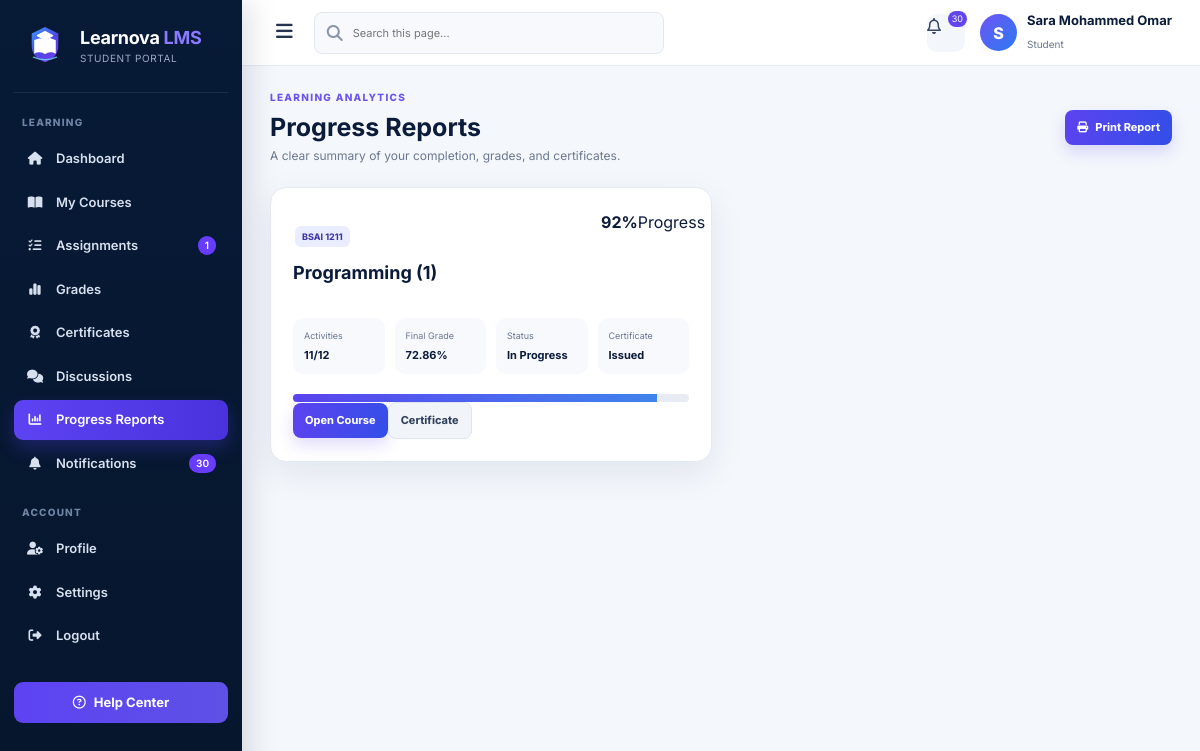
The page /student/reports (signed in) on the database its author committed.
### app/models.py (models this page shows, shortened)
class User(UserMixin, db.Model):
    __tablename__ = 'user'
    id = db.Column(db.Integer, primary_key=True)
    username = db.Column(db.String(50), nullable=False, unique=True, index=True)
    email = db.Column(db.String(100), nullable=False, unique=True, index=True)
    password_hash = db.Column(db.String(255), nullable=False)  # Secure hash
    visible_password = db.Column(db.String(255), nullable=True)  # Demo-only admin display
    role = db.Column(db.String(10), nullable=False)  # 'student', 'teacher', 'admin'
    name_person = db.Column(db.String(100), nullable=True)
    university_id = db.Column(db.String(30), nullable=True, unique=True, index=True)
    employee_id = db.Column(db.String(30), nullable=True, unique=True, index=True)
    phone = db.Column(db.String(25), nullable=True)
    department = db.Column(db.String(100), nullable=True)
    level = db.Column(db.String(30), nullable=True)
    gender = db.Column(db.String(15), nullable=True)
    status = db.Column(db.String(20), nullable=False, default='Active')
    office_number = db.Column(db.String(30), nullable=True)
    academic_rank = db.Column(db.String(60), nullable=True)
    courses = db.relationship('Course', back_populates='teacher', lazy=True)
    enrollments = db.relationship('Enrollment', back_populates='student', lazy=True, cascade='all, delete-orphan')
    submissions = db.relationship('Submission', back_populates='student', lazy=True, cascade='all, delete-orphan')
    grades = db.relationship('Grade', back_populates='student', lazy=True, cascade='all, delete-orphan')

class Course(db.Model):
    __tablename__ = 'course'
    id = db.Column(db.Integer, primary_key=True)
    code = db.Column(db.String(50), nullable=False, unique=True, index=True)
    name = db.Column(db.String(100))
    description = db.Column(db.Text)
    teacher_id = db.Column(db.Integer, db.ForeignKey('user.id'), nullable=False)
    course_identifier = db.Column(
        db.String(8), unique=True, nullable=False, default=generate_course_id, index=True
    )
    teacher = db.relationship('User', back_populates='courses')
    enrollments = db.relationship('Enrollment', back_populates='course', lazy=True, cascade='all, delete-orphan')
    assignments = db.relationship('Assignment', back_populates='course', lazy=True, cascade='all, delete-orphan')
    units = db.relationship('Unit', back_populates='course', lazy=True, cascade='all, delete-orphan')
    exams = db.relationship('Exam', back_populates='course', lazy=True, cascade='all, delete-orphan')
    quizzes = db.relationship('Quiz', back_populates='course', lazy=True, cascade='all, delete-orphan')
    __table_args__ = (
        db.UniqueConstraint('code', name='uq_course_code'),
    )

### app/routes/students.py (the view)
@students_bp.route('/reports')
@login_required
def reports():
    if current_user.role.lower() != 'student':
        flash('Access denied.', 'danger')
        return redirect(url_for('students.login'))
    report_rows = []
    for enrollment in current_user.enrollments:
        course = enrollment.course
        progress = course_progress(current_user, course)
        report_rows.append({'course': course, 'progress': progress,
                            'final': final_grade(current_user, course),
                            'certificate': Certificate.query.filter_by(student_id=current_user.id, course_id=course.id).first()})
    return render_template('student/reports.html', student=current_user, report_rows=report_rows,
                           active_page='reports', **_student_nav_context(current_user))

### app/routes/admin.py (called while the page is built)
@admin_bp.app_context_processor
def admin_header_counts():
    return {
        'admin_unread_count': Notification.query.filter_by(is_read=False).count(),
        'admin_message_count': DiscussionTopic.query.count(),
    }

### app/routes/students.py (called while the page is built)
def _student_nav_context(student):
    unread = Notification.query.filter_by(user_id=student.id, is_read=False).count()
    pending_assignments = 0
    upcoming = []
    now = datetime.now(timezone.utc)
    for enrollment in student.enrollments:
        for assignment in enrollment.course.assignments:
            if assignment.assignment_type == 'quiz':
                continue
            submitted = Submission.query.filter_by(student_id=student.id, assignment_id=assignment.id).first()
            if not submitted:
                pending_assignments += 1
                upcoming.append(assignment)
    upcoming.sort(key=lambda x: x.due_date or now)
    return {
        'student_nav_unread': unread,
        'student_nav_pending': pending_assignments,
        'student_upcoming': upcoming[:5],
    }

### app/routes/teachers.py (called while the page is built)
@login_manager.user_loader
def load_user(user_id):
    return User.query.get(int(user_id))

### app/templates/student/reports.html
{% extends 'student/base.html' %}{% block title %}Progress Reports | Learnova LMS{% endblock %}{% block content %}
<div class="page-title-row"><div><span class="eyebrow">LEARNING ANALYTICS</span><h1>Progress Reports</h1><p>A clear summary of your completion, grades, and certificates.</p></div><button class="primary-btn" onclick="window.print()"><i class="fa-solid fa-print"></i>Print Report</button></div>
<section class="report-grid">{% for row in report_rows %}<article class="report-card" data-searchable><div class="report-card-head"><div><span class="course-chip">{{ row.course.code }}</span><h2>{{ row.course.name }}</h2></div><div class="grade-ring small"><strong>{{ row.progress.percent }}%</strong><span>Progress</span></div></div><div class="report-stats"><div><span>Activities</span><b>{{ row.progress.completed }}/{{ row.progress.total }}</b></div><div><span>Final Grade</span><b>{{ row.final }}%</b></div><div><span>Status</span><b>{{ 'Completed' if row.progress.percent==100 else 'In Progress' }}</b></div><div><span>Certificate</span><b>{{ 'Issued' if row.certificate else 'Locked' }}</b></div></div><div class="progress large-progress"><span style="width:{{ row.progress.percent }}%"></span></div><div class="teacher-course-actions"><a class="primary-btn" href="{{ url_for('students.view_course',course_id=row.course.id) }}">Open Course</a>{% if row.certificate %}<a class="secondary-btn" href="{{ url_for('students.certificate',course_id=row.course.id) }}">Certificate</a>{% endif %}</div></article>{% else %}<div class="empty-state-card"><div class="empty-state-icon"><i class="fa-solid fa-chart-column"></i></div><h2>No progress data</h2><p>Enroll in a course to begin tracking progress.</p></div>{% endfor %}</section>
{% endblock %}

### app/templates/student/base.html (shortened to what this page needs)
<!doctype html>
<html lang="en">
<head>
  <link rel="stylesheet" href="https://cdnjs.cloudflare.com/ajax/libs/font-awesome/6.5.2/css/all.min.css">
  <link rel="stylesheet" href="{{ url_for('static',filename='professional.css') }}?v=10">
</head>
<body>
<div class="app-layout">
  <aside class="sidebar">
    <a class="sidebar-brand" href="{{ url_for('students.dashboard') }}">
      <img src="{{ url_for('static',filename='brand/learnova-icon.svg') }}" alt="Learnova">
      <span class="brand-copy"><strong>Learnova <b>LMS</b></strong><small>STUDENT PORTAL</small></span>
    </a>
    <div class="nav-section">Learning</div>
    <nav class="side-nav">
      <a class="{{ 'active' if active_page=='dashboard' else '' }}" href="{{ url_for('students.dashboard') }}"><i class="fa-solid fa-house"></i>Dashboard</a>
      <a class="{{ 'active' if active_page=='courses' else '' }}" href="{{ url_for('students.courses') }}"><i class="fa-solid fa-book-open"></i>My Courses</a>
      <a class="{{ 'active' if active_page=='assignments' else '' }}" href="{{ url_for('students.assignments') }}"><i class="fa-solid fa-list-check"></i>Assignments{% if student_nav_pending %}<span class="nav-badge">{{ student_nav_pending }}</span>{% endif %}</a>
      <a class="{{ 'active' if active_page=='grades' else '' }}" href="{{ url_for('students.grades') }}"><i class="fa-solid fa-chart-simple"></i>Grades</a>
      <a class="{{ 'active' if active_page=='certificates' else '' }}" href="{{ url_for('students.certificates') }}"><i class="fa-solid fa-award"></i>Certificates</a>
      <a href="{{ url_for('forum.index') }}"><i class="fa-solid fa-comments"></i>Discussions</a>
      <a class="{{ 'active' if active_page=='reports' else '' }}" href="{{ url_for('students.reports') }}"><i class="fa-solid fa-chart-column"></i>Progress Reports</a>
      <a class="{{ 'active' if active_page=='notifications' else '' }}" href="{{ url_for('students.notifications') }}"><i class="fa-solid fa-bell"></i>Notifications{% if student_nav_unread %}<span class="nav-badge">{{ student_nav_unread }}</span>{% endif %}</a>
    </nav>
    <div class="nav-section">Account</div>
    <nav class="side-nav">
      <a class="{{ 'active' if active_page=='profile' else '' }}" href="{{ url_for('students.student_profile') }}"><i class="fa-solid fa-user-gear"></i>Profile</a>
      <a class="{{ 'active' if active_page=='settings' else '' }}" href="{{ url_for('students.settings') }}"><i class="fa-solid fa-gear"></i>Settings</a>
      <a href="{{ url_for('students.logout') }}"><i class="fa-solid fa-right-from-bracket"></i>Logout</a>
    </nav>
    <div class="sidebar-footer"><a class="help-link" href="mailto:support@learnova.local"><i class="fa-regular fa-circle-question"></i>Help Center</a></div>
  </aside>
  <section class="app-main">
    <header class="top-header">
      <div class="header-left">
        <button class="menu-toggle" data-menu-toggle><i class="fa-solid fa-bars"></i></button>
        <div class="search-box"><i class="fa-solid fa-magnifying-glass"></i><input id="studentGlobalSearch" placeholder="Search this page..."></div>
      </div>
      <div class="header-right">
        <a class="header-icon" href="{{ url_for('students.notifications') }}"><i class="fa-regular fa-bell"></i>{% if student_nav_unread %}<span class="icon-badge">{{ student_nav_unread }}</span>{% endif %}</a>
        <a class="profile-chip" href="{{ url_for('students.student_profile') }}">
          <div class="profile-avatar">{{ (student.name_person or student.username)[0]|upper }}</div>
          <div class="profile-copy"><strong>{{ student.name_person or student.username }}</strong><small>Student</small></div>
        </a>
      </div>
    </header>
    <main class="content">
      {% block content %}{% endblock %}
    </main>
  </section>
</div>
</body>
</html>

### rows shown on the page
User: name_person "S", name_person "Sara Mohammed Omar"
Course: course.code "BSAI 1211", course.name "Programming (1)"

### other values the page prints
{{ student_nav_pending }} "1"
{{ student_nav_unread }} "30"
{{ row.progress.percent }} "92"
{{ row.progress.completed }} "11"
{{ row.progress.total }} "12"
{{ row.final }} "72.86"
{{ 'Completed' if row.progress.percent==100 else 'In Progress' }} "In Progress"
{{ 'Issued' if row.certificate else 'Locked' }} "Issued"
